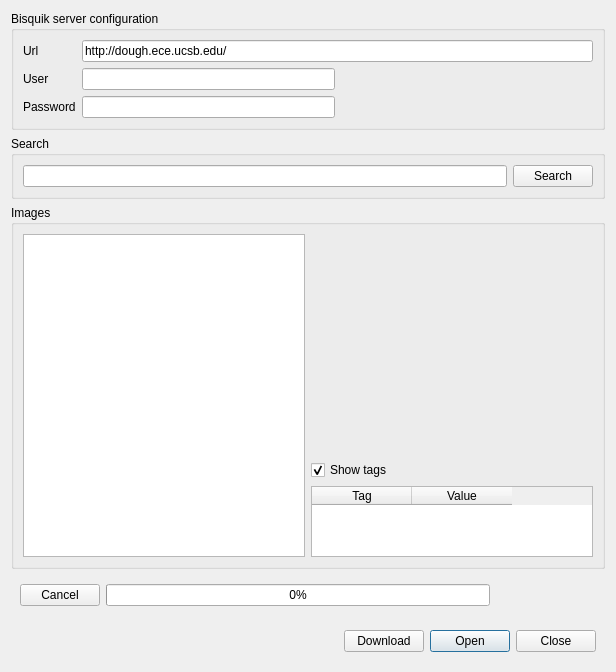
<ui version="4.0" >
 <class>BisquikAccessDialog</class>
 <widget class="QDialog" name="BisquikAccessDialog" >
  <property name="geometry" >
   <rect>
    <x>0</x>
    <y>0</y>
    <width>616</width>
    <height>672</height>
   </rect>
  </property>
  <property name="windowTitle" >
   <string>Bisquik Access</string>
  </property>
  <layout class="QGridLayout" >
   <item row="0" column="0" >
    <widget class="QGroupBox" name="groupBox_3" >
     <property name="title" >
      <string>Bisquik server configuration</string>
     </property>
     <layout class="QGridLayout" >
      <item row="0" column="0" >
       <widget class="QLabel" name="label" >
        <property name="sizePolicy" >
         <sizepolicy vsizetype="Preferred" hsizetype="Maximum" >
          <horstretch>0</horstretch>
          <verstretch>0</verstretch>
         </sizepolicy>
        </property>
        <property name="text" >
         <string>Url</string>
        </property>
       </widget>
      </item>
      <item row="0" column="1" colspan="2" >
       <widget class="QLineEdit" name="urlEdit" >
        <property name="text" >
         <string>http://dough.ece.ucsb.edu/</string>
        </property>
       </widget>
      </item>
      <item row="1" column="0" >
       <widget class="QLabel" name="label_2" >
        <property name="sizePolicy" >
         <sizepolicy vsizetype="Preferred" hsizetype="Maximum" >
          <horstretch>0</horstretch>
          <verstretch>0</verstretch>
         </sizepolicy>
        </property>
        <property name="text" >
         <string>User</string>
        </property>
       </widget>
      </item>
      <item row="1" column="1" >
       <widget class="QLineEdit" name="userEdit" >
        <property name="maximumSize" >
         <size>
          <width>300</width>
          <height>16777215</height>
         </size>
        </property>
        <property name="text" >
         <string/>
        </property>
       </widget>
      </item>
      <item rowspan="2" row="1" column="2" >
       <widget class="QLabel" name="statusLabel" >
        <property name="sizePolicy" >
         <sizepolicy vsizetype="Preferred" hsizetype="Expanding" >
          <horstretch>0</horstretch>
          <verstretch>0</verstretch>
         </sizepolicy>
        </property>
        <property name="text" >
         <string/>
        </property>
        <property name="textFormat" >
         <enum>Qt::RichText</enum>
        </property>
        <property name="alignment" >
         <set>Qt::AlignCenter</set>
        </property>
       </widget>
      </item>
      <item row="2" column="0" >
       <widget class="QLabel" name="label_3" >
        <property name="sizePolicy" >
         <sizepolicy vsizetype="Preferred" hsizetype="Maximum" >
          <horstretch>0</horstretch>
          <verstretch>0</verstretch>
         </sizepolicy>
        </property>
        <property name="text" >
         <string>Password</string>
        </property>
       </widget>
      </item>
      <item row="2" column="1" >
       <widget class="QLineEdit" name="passwordEdit" >
        <property name="maximumSize" >
         <size>
          <width>300</width>
          <height>16777215</height>
         </size>
        </property>
        <property name="text" >
         <string/>
        </property>
        <property name="echoMode" >
         <enum>QLineEdit::Password</enum>
        </property>
       </widget>
      </item>
     </layout>
    </widget>
   </item>
   <item row="1" column="0" >
    <widget class="QGroupBox" name="groupBox_2" >
     <property name="title" >
      <string>Search</string>
     </property>
     <layout class="QGridLayout" >
      <item row="0" column="0" >
       <widget class="QLineEdit" name="searchEdit" />
      </item>
      <item row="0" column="1" >
       <widget class="QPushButton" name="searchButton" >
        <property name="text" >
         <string>Search</string>
        </property>
       </widget>
      </item>
     </layout>
    </widget>
   </item>
   <item row="2" column="0" >
    <widget class="QGroupBox" name="groupBox" >
     <property name="title" >
      <string>Images</string>
     </property>
     <layout class="QGridLayout" >
      <item rowspan="4" row="0" column="0" >
       <widget class="QListWidget" name="imagesListWidget" >
        <property name="maximumSize" >
         <size>
          <width>16777215</width>
          <height>16777215</height>
         </size>
        </property>
       </widget>
      </item>
      <item row="0" column="1" >
       <widget class="QLabel" name="imageLabel" >
        <property name="minimumSize" >
         <size>
          <width>200</width>
          <height>200</height>
         </size>
        </property>
        <property name="maximumSize" >
         <size>
          <width>16777215</width>
          <height>16777215</height>
         </size>
        </property>
        <property name="text" >
         <string/>
        </property>
        <property name="scaledContents" >
         <bool>false</bool>
        </property>
        <property name="alignment" >
         <set>Qt::AlignCenter</set>
        </property>
       </widget>
      </item>
      <item row="2" column="1" >
       <widget class="QCheckBox" name="showTagsCheck" >
        <property name="text" >
         <string>Show tags</string>
        </property>
        <property name="checked" >
         <bool>true</bool>
        </property>
       </widget>
      </item>
      <item row="3" column="1" >
       <widget class="QTableWidget" name="TagsTableWidget" >
        <column>
         <property name="text" >
          <string>Tag</string>
         </property>
        </column>
        <column>
         <property name="text" >
          <string>Value</string>
         </property>
        </column>
       </widget>
      </item>
      <item row="1" column="1" >
       <widget class="QLabel" name="fileNameLabel" >
        <property name="text" >
         <string/>
        </property>
        <property name="alignment" >
         <set>Qt::AlignCenter</set>
        </property>
       </widget>
      </item>
     </layout>
    </widget>
   </item>
   <item row="3" column="0" >
    <widget class="QWidget" native="1" name="widget_2" >
     <layout class="QHBoxLayout" >
      <item>
       <widget class="QPushButton" name="cancelButton" >
        <property name="text" >
         <string>Cancel</string>
        </property>
       </widget>
      </item>
      <item>
       <widget class="QProgressBar" name="progressBar" >
        <property name="minimumSize" >
         <size>
          <width>100</width>
          <height>0</height>
         </size>
        </property>
        <property name="value" >
         <number>0</number>
        </property>
        <property name="format" >
         <string>%p%</string>
        </property>
       </widget>
      </item>
      <item>
       <widget class="QLabel" name="progressLabel" >
        <property name="minimumSize" >
         <size>
          <width>100</width>
          <height>0</height>
         </size>
        </property>
        <property name="text" >
         <string/>
        </property>
       </widget>
      </item>
     </layout>
    </widget>
   </item>
   <item row="4" column="0" >
    <widget class="QWidget" native="1" name="widget" >
     <layout class="QHBoxLayout" >
      <item>
       <widget class="QLabel" name="pathLabel" >
        <property name="sizePolicy" >
         <sizepolicy vsizetype="Preferred" hsizetype="Expanding" >
          <horstretch>0</horstretch>
          <verstretch>0</verstretch>
         </sizepolicy>
        </property>
        <property name="cursor" >
         <cursorShape>PointingHandCursor</cursorShape>
        </property>
        <property name="text" >
         <string/>
        </property>
        <property name="textFormat" >
         <enum>Qt::RichText</enum>
        </property>
       </widget>
      </item>
      <item>
       <widget class="QPushButton" name="downloadButton" >
        <property name="enabled" >
         <bool>true</bool>
        </property>
        <property name="text" >
         <string>Download</string>
        </property>
       </widget>
      </item>
      <item>
       <widget class="QDialogButtonBox" name="buttonBox" >
        <property name="sizePolicy" >
         <sizepolicy vsizetype="Fixed" hsizetype="Maximum" >
          <horstretch>0</horstretch>
          <verstretch>0</verstretch>
         </sizepolicy>
        </property>
        <property name="orientation" >
         <enum>Qt::Horizontal</enum>
        </property>
        <property name="standardButtons" >
         <set>QDialogButtonBox::Close|QDialogButtonBox::Open</set>
        </property>
       </widget>
      </item>
     </layout>
    </widget>
   </item>
  </layout>
 </widget>
 <resources/>
 <connections/>
</ui>
